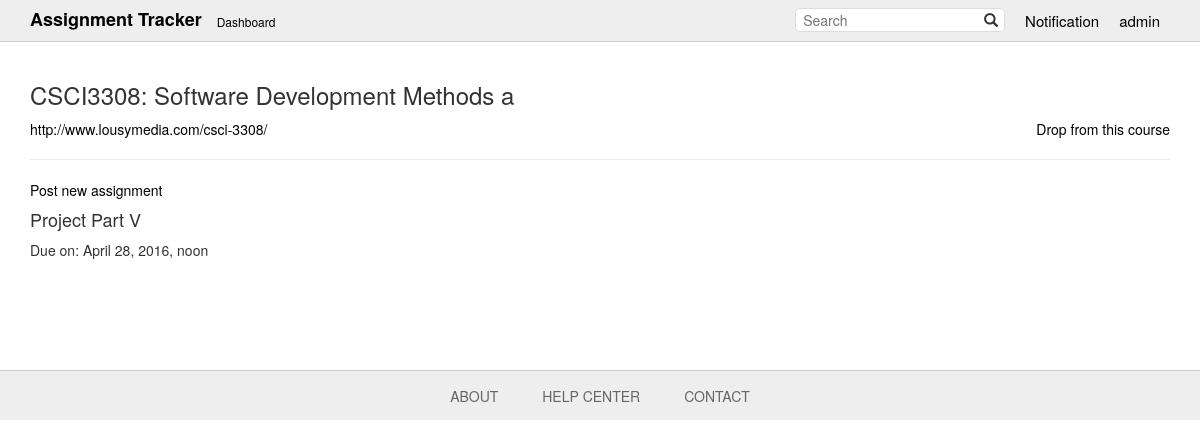
Page /detail/1/ (signed in) on the committed database.
### tables/models.py (models this page shows, shortened)
class Course(models.Model):
    users = models.ManyToManyField('auth.User')
    course = models.CharField(max_length=128)
    difficulty = models.IntegerField(default=1,
        validators=[MinValueValidator(1), MaxValueValidator(5)])
    url = models.URLField(max_length=512)

class Assignments(models.Model):
    course = models.ForeignKey(Course)
    assignment = models.CharField(max_length=1024)
    start = models.DateTimeField()
    end = models.DateTimeField()
    difficulty = models.IntegerField(default=1,
        validators=[MinValueValidator(1), MaxValueValidator(5)])
    def __str__(self):
        return self.assignment

### tables/views.py (the view)
# urls.py: url(r'^detail/(?P<course_pk>[0-9]+)/$', views.detail, name='detail'),
def detail(request, course_pk):
    course = get_object_or_404(Course, pk=course_pk)
    return render(request, 'tables/detail.html', {'course': course})

### tables/templates/tables/detail.html
{% extends 'tables/base.html' %}
{% block content %}
<h3>{{ course.course }}</h3>
{% if user.is_authenticated %}
    <a href="" style="float: right;">Drop from this course</a>
{% endif %}
<a href="{{ course.url }}">{{ course.url }}</a>
<hr />
{% if user.is_authenticated %}
    <a href="">Post new assignment</a>
{% endif %}
{% for assign in course.assignments_set.all %}
    <h4>{{ assign }}</h4>
    <p>Due on: {{ assign.end }}</p>
{% endfor %}
{% endblock %}

### tables/templates/tables/base.html (shortened to what this page needs)
{% load staticfiles %}
<!DOCTYPE html>
<html>
<head>
  <link rel="stylesheet" href="https://maxcdn.bootstrapcdn.com/bootstrap/3.3.6/css/bootstrap.min.css">
  <link rel="stylesheet" href="{% static 'css/style.css' %}">
</head>
<body>
  <header class="clearfix">
    <div class="container">
      <h1><a href="{% url 'test_main' %}">Assignment Tracker</a></h1>
      <a id="dashboard" href="{% url 'dashboard' %}">Dashboard</a>
      <ul class="topbar nav">
        {% if not user.is_authenticated %}
        <li class="topbar dropdown">
          <a href="{% url 'django.contrib.auth.views.login' %}">Login</a>
          <div class="topbar dropdown-items">
              <a href = "{% url 'signup' %}">Sign up</a>
              <a href="{% url 'django.contrib.auth.views.login' %}" class="top-menu">Login</a>
          </div>
        </li>
        {% else %}
        <li class="topbar dropdown">
          <a href="">{{ user.username }}</a>
        </li>
        <li><a href="{% url 'notif' %}">Notification</a></li>
        {% endif %}
        <li>
          <form action="{% url 'search' %}" method="get">
              <input type="search" name="keyword" placeholder="Search" />
              <button type="submit"><span class="glyphicon glyphicon-search"></span></button>
          </form>
        </li>
      </ul>
    </div>
  </header>
  <div class="container">
    {% block content %}
    {% endblock %}
  </div>
  <footer>
    <a href="{% url 'about' %}">About</a>
    <a href="{% url 'help' %}">Help Center</a>
    <a href="{% url 'contact' %}">Contact</a>
  </footer>
</body>
</html>

### tables/static/css/style.css (style rules this page uses)
a { color: black; text-decoration: none; }
input[type="search"] { border: 0; }
button[type="submit"] { border: 0; background-color: white; }
.dropdown { position: relative; display: inline-block; }
header { background-color: #eeeeee; border-bottom: 1px solid #cccccc; margin-bottom: 20px; }
header h1 { font-size: 18px; float: left; padding: 10px 0 10px 0; margin: 0; font-weight: bold; }
#dashboard { font-size: 12px; float: left; padding: 13px 0 0 15px; }
header ul.nav { height: inherit; float: right; margin: 0; padding: 0; }
header ul.nav li { height: 100%; padding: 0px; margin: 0px; float: right; list-style: none; }
header ul.nav li a { font-size: 15px; height: 100%; padding: 10px; display: inline-block; }
header ul.nav li form { margin-top: 8px; margin-right: 10px; background-color: white; padding-left: 5px; border: 1px solid #dddddd; border-radius: 5px; overflow: hidden; }
footer { width: 100%; height: 50px; background-color: #eeeeee; margin-top: 100px; border-top: 1px solid #cccccc; text-align: center; }
footer a { text-transform: uppercase; display: inline-block; color: #666666; margin-top: 15px; padding: 0 20px 0; }

### rows in the picture
Course: course "CSCI3308: Software Development Methods a", url "http://www.lousymedia.com/csci-3308/"
Assignments: assignment "Project Part V", end "April 28, 2016, noon"

### other values in the picture
{{ user.username }} "admin"
